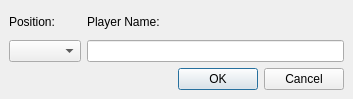
<ui version="4.0" >
 <class>AddPlayerDialog</class>
 <widget class="QDialog" name="AddPlayerDialog" >
  <property name="geometry" >
   <rect>
    <x>0</x>
    <y>0</y>
    <width>353</width>
    <height>99</height>
   </rect>
  </property>
  <property name="windowTitle" >
   <string>Add Player</string>
  </property>
  <layout class="QGridLayout" >
   <property name="margin" >
    <number>9</number>
   </property>
   <property name="spacing" >
    <number>6</number>
   </property>
   <item row="0" column="1" >
    <widget class="QLabel" name="label_2" >
     <property name="text" >
      <string>Player Name:</string>
     </property>
    </widget>
   </item>
   <item row="0" column="0" >
    <widget class="QLabel" name="label" >
     <property name="text" >
      <string>Position:</string>
     </property>
    </widget>
   </item>
   <item row="1" column="1" >
    <widget class="QLineEdit" name="player_name_field" />
   </item>
   <item row="1" column="0" >
    <widget class="QComboBox" name="position_combo_box" />
   </item>
   <item row="2" column="0" colspan="2" >
    <widget class="QDialogButtonBox" name="buttonBox" >
     <property name="orientation" >
      <enum>Qt::Horizontal</enum>
     </property>
     <property name="standardButtons" >
      <set>QDialogButtonBox::Cancel|QDialogButtonBox::NoButton|QDialogButtonBox::Ok</set>
     </property>
    </widget>
   </item>
  </layout>
 </widget>
 <resources/>
 <connections>
  <connection>
   <sender>buttonBox</sender>
   <signal>accepted()</signal>
   <receiver>AddPlayerDialog</receiver>
   <slot>accept()</slot>
   <hints>
    <hint type="sourcelabel" >
     <x>248</x>
     <y>254</y>
    </hint>
    <hint type="destinationlabel" >
     <x>157</x>
     <y>274</y>
    </hint>
   </hints>
  </connection>
  <connection>
   <sender>buttonBox</sender>
   <signal>rejected()</signal>
   <receiver>AddPlayerDialog</receiver>
   <slot>reject()</slot>
   <hints>
    <hint type="sourcelabel" >
     <x>316</x>
     <y>260</y>
    </hint>
    <hint type="destinationlabel" >
     <x>286</x>
     <y>274</y>
    </hint>
   </hints>
  </connection>
 </connections>
</ui>
